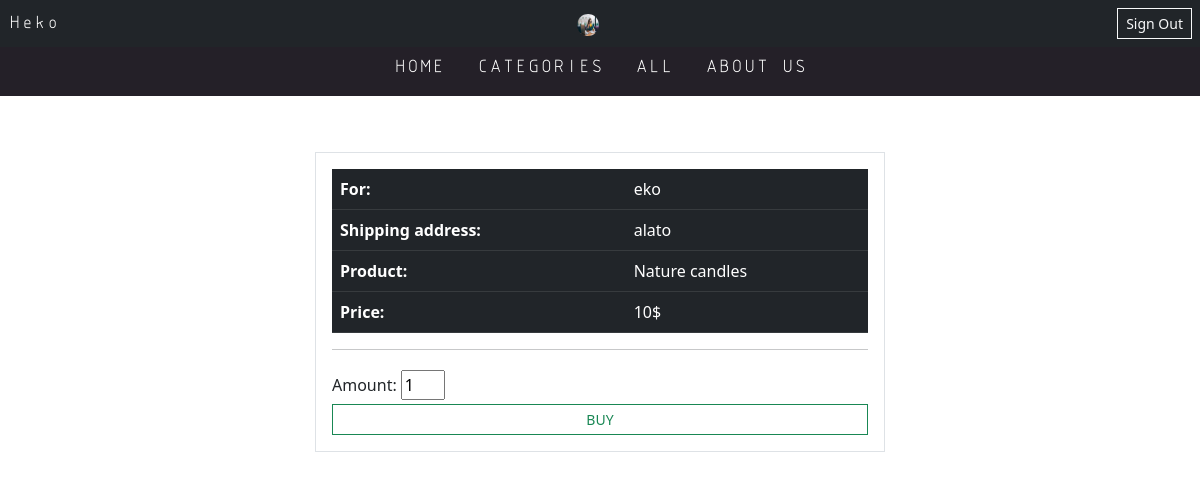
The page /buy/1 (signed in) on the database its author committed.
### user/models.py (models this page shows)
class User(AbstractUser):
    address = models.CharField(max_length=255, null=True)
    phone_regex = RegexValidator(regex=r'^\+?1?\d{9}$')
    phone_number = models.CharField(validators=[phone_regex], max_length=9, blank=True, unique=True)  # validators should be a list
    avatar = models.ImageField(upload_to='user_imgs', blank=True, null=True)
    purchases = models.IntegerField(default=0)

### product/models.py (models this page shows, shortened)
class Product(models.Model):
    category = models.ForeignKey('Category', on_delete=models.CASCADE, related_name='products')
    title = models.CharField(max_length=100, blank=False)
    price = models.IntegerField(null=False, blank=False)
    description = models.TextField(null=False, blank=False)
    date = models.DateField(auto_now=True)
    available = models.BooleanField(default=True)
    featured = models.BooleanField(default=False)

### product/views.py (the view)
# urls.py: path('buy/<int:pk>', buy, name='buy'),
def buy(request, pk):
    user = request.user
    o_product = Product.objects.get(id=pk)
    return render(request, 'product/buy.html', {'product': o_product, 'user': user})

### product/templates/product/buy.html (shortened to what this page needs)
{% extends 'home.html' %}
{% load static %}
{% block content %}
<div class="container mt-5">
    <div class="row justify-content-md-center mt-5">
        <div class="col-6 border p-3">
            <form action="{% url 'product:shipping' %}" method="post">
                <table class="table table-hover table-dark ">
                    <tbody>
                    <tr>
                        <th scope="row">For:</th>
                        <td>{{user}}</td>
                    </tr>
                    <tr>
                        <th scope="row">Shipping address:</th>
                        <td>{{user.address}}</td>
                    </tr>
                    <tr>
                        <th scope="row">Product:</th>
                        <td><input type="text" name="p_title" hidden value="{{product.title}}">{{product.title}}</td>
                    </tr>
                    <tr>
                        <th scope="row">Price:</th>
                        <td><input type="number" name="p_price"  hidden value="{{product.price}}">{{product.price}}$</td>
                    </tr>
                    </tbody>
                </table>
                <hr>
                <div>Amount:<input name="amount" class="m-1 col-1" type="number" value="1"></div>
                <div class="d-grid gap-2">
                    <button class="btn btn-sm btn-outline-success rounded-0" type="submit">BUY</button>
                </div>
            </form>
        </div>
    </div>
</div>
{% endblock %}

### templates/home.html (shortened to what this page needs)
<!DOCTYPE html>
<html lang="en">
{% load static %}
<head>
    <link href="{% static 'css/bootstrap.css' %}" rel="stylesheet" type="text/css" media="all" />
    <link href="{% static 'default/styles.css' %}" rel="stylesheet" type="text/css" media="all" />
</head>
<body class="">
<nav class="navbar bg-dark p-2 fixed-top">
    <a class="nav-link active text-white isoct fw-bold" aria-current="page" href="{% url 'product:home' %}">Heko</a>
    {% if user.is_authenticated and user.avatar %}
        <a class="profile" href="{% url 'user:profile' %}">
            <img class="rounded-circle sm-profile"  src="{{ user.avatar.url }}" alt="">
        </a>
        <a class="btn btn-sm btn-outline-light rounded-0" aria-current="page" href="{% url 'user:sign-out' %}">Sign Out</a>
    {% elif user.is_authenticated %}
        <a class="profile" href="{% url 'user:profile' %}">
            <img class="img-rounded sm-profile" src="{% static 'default/usr_img.png' %}" alt="">
        </a>
        <a class="btn btn-sm btn-outline-light rounded-0" aria-current="page" href="{% url 'user:sign-out' %}">Sign Out</a>
    {% else %}
        <a class="btn btn-sm btn-outline-light rounded-0" aria-current="page" href="{% url 'user:signup' %}">Shopping</a>
    {% endif %}
</nav>
<ul class="nav bg-dark2 justify-content-center isoct fw-bold p-2 sticky-top sticky-offset">
    <li class="nav-item">
        <a class="nav-link active text-white" aria-current="page" href="{% url 'product:home' %}">HOME</a>
    </li>
    <li class="nav-item">
        <a class="nav-link text-white" href="{% url 'product:categories' %}">CATEGORIES</a>
    </li>
    <li class="nav-item">
        <a class="nav-link text-white" href="{% url 'product:products' %}">ALL</a>
    </li>
    <li class="nav-item">
        <a class="nav-link text-white" href="{% url 'product:about' %}">ABOUT US</a>
    </li>
</ul>
<div class="container pb-5 mb-5 ml-5">
    <div class="row mb-5">
    {% block content %}{% endblock %}
    </div>
</div>
</body>
</html>

### static/default/styles.css (style rules this page uses)
.isoct { font-family: 'ISOCT'; font-weight: normal; font-style: normal; }
.sticky-offset { border-top: 3; border-color: white; top: 40px; }
.bg-dark2 { background-color: #242028; }
.sm-profile { height: 22px; width: 22px; }

### rows shown on the page
User: avatar (picture), username "eko", address "alato"
Product: title "Nature candles", price "10"
